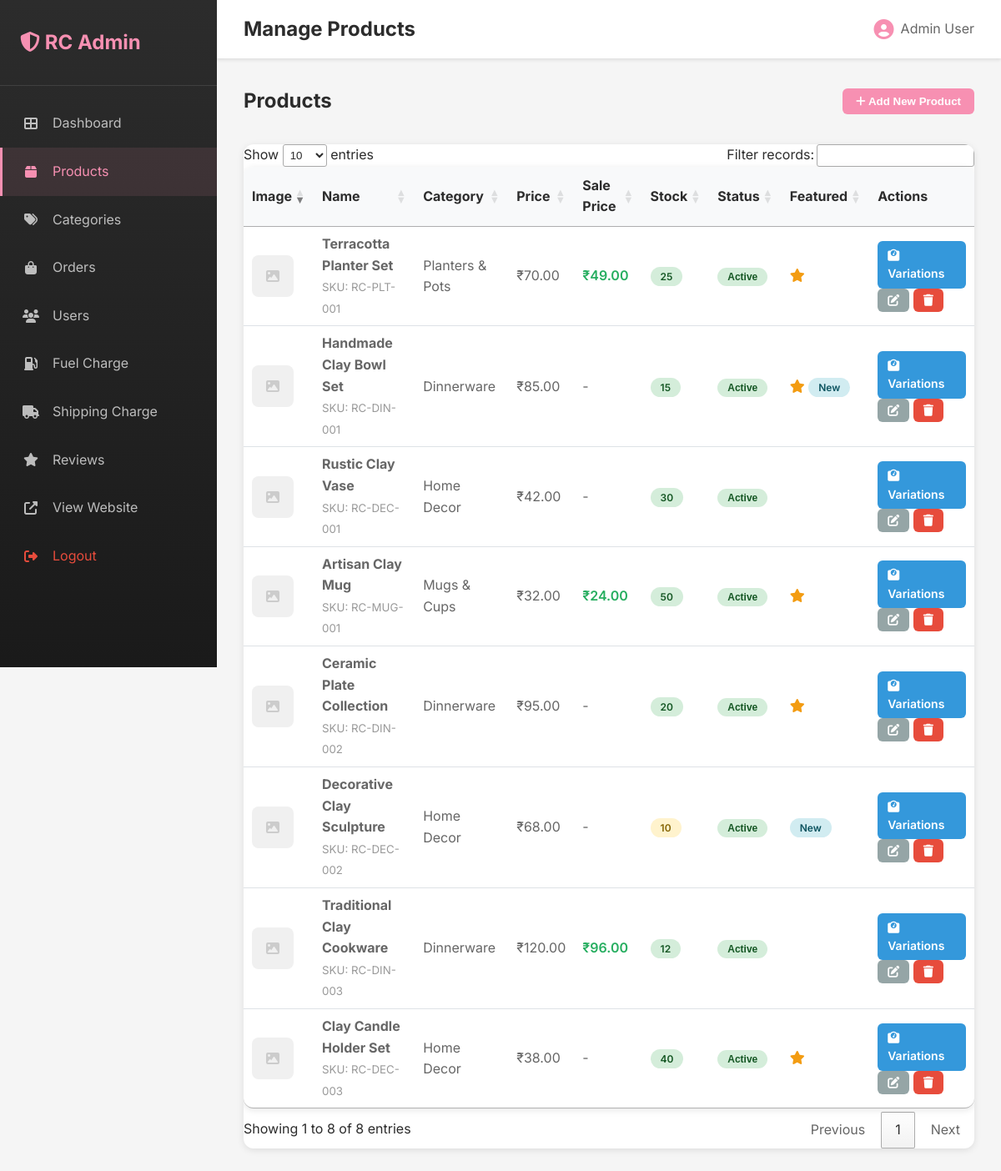
/admin/products.php (signed in), run on the app's committed database.
### tables this page shows
CREATE TABLE products (
    id INT AUTO_INCREMENT PRIMARY KEY,
    category_id INT,
    name VARCHAR(255) NOT NULL,
    slug VARCHAR(255) UNIQUE NOT NULL,
    description TEXT,
    short_description VARCHAR(500),
    price DECIMAL(10, 2) NOT NULL,
    sale_price DECIMAL(10, 2),
    stock INT DEFAULT 0,
    sku VARCHAR(100) UNIQUE,
    image VARCHAR(255),
    gallery TEXT,
    is_featured TINYINT(1) DEFAULT 0,
    is_new TINYINT(1) DEFAULT 0,
    rating DECIMAL(3, 2) DEFAULT 0,
    reviews_count INT DEFAULT 0,
    status TINYINT(1) DEFAULT 1,
    created_at TIMESTAMP DEFAULT CURRENT_TIMESTAMP,
    updated_at TIMESTAMP DEFAULT CURRENT_TIMESTAMP ON UPDATE CURRENT_TIMESTAMP,
    FOREIGN KEY (category_id) REFERENCES categories(id) ON DELETE SET NULL,
    INDEX idx_slug (slug),
    INDEX idx_category (category_id),
    INDEX idx_featured (is_featured)
);

CREATE TABLE categories (
    id INT AUTO_INCREMENT PRIMARY KEY,
    name VARCHAR(100) NOT NULL,
    slug VARCHAR(100) UNIQUE NOT NULL,
    description TEXT,
    image VARCHAR(255),
    status TINYINT(1) DEFAULT 1,
    created_at TIMESTAMP DEFAULT CURRENT_TIMESTAMP,
    INDEX idx_slug (slug)
);

### config.php (called while the page is built, shortened)
<?php
function formatPrice($price, $currency = 'INR')
{
    if ($currency == 'INR') {
        return '₹' . number_format($price, 2);
    }
    return '$' . number_format($price / USD_TO_INR_RATE, 2);
}

### admin/products.php (the view, shortened to what this page needs)
<?php
require_once '../config.php';
$products = $conn->query("SELECT p.*, c.name as category_name FROM products p LEFT JOIN categories c ON p.category_id = c.id ORDER BY p.created_at DESC");
include 'includes/header.php';
?>
<div style="display: flex; justify-content: space-between; align-items: center; margin-bottom: 2rem;">
    <h2 style="margin: 0;">Products</h2>
    <button class="btn-admin btn-admin-primary" onclick="showAddModal()">
        <i class="fas fa-plus"></i> Add New Product
    </button>
</div>
<div style="background: white; border-radius: 12px; overflow: hidden; box-shadow: 0 2px 8px rgba(0,0,0,0.1);">
    <table class="admin-table">
        <thead>
            <tr>
                <th>Image</th>
                <th>Name</th>
                <th>Category</th>
                <th>Price</th>
                <th>Sale Price</th>
                <th>Stock</th>
                <th>Status</th>
                <th>Featured</th>
                <th>Actions</th>
            </tr>
        </thead>
        <tbody>
            <?php if ($products->num_rows > 0): ?>
                <?php while($product = $products->fetch_assoc()): ?>
                <tr>
                    <td>
                        <?php if($product['image']): ?>
                        <img src="../uploads/products/<?php echo $product['image']; ?>"
                             style="width: 50px; height: 50px; object-fit: cover; border-radius: 8px;">
                        <?php else: ?>
                        <div style="width: 50px; height: 50px; background: #f0f0f0; border-radius: 8px; display: flex; align-items: center; justify-content: center;">
                            <i class="fas fa-image" style="color: #ccc;"></i>
                        </div>
                        <?php endif; ?>
                    </td>
                    <td>
                        <strong><?php echo $product['name']; ?></strong><br>
                        <small style="color: #999;">SKU: <?php echo $product['sku']; ?></small>
                    </td>
                    <td><?php echo $product['category_name'] ?? 'Uncategorized'; ?></td>
                    <td><?php echo formatPrice($product['price']); ?></td>
                    <td>
                        <?php if($product['sale_price']): ?>
                        <span style="color: #27ae60; font-weight: 600;"><?php echo formatPrice($product['sale_price']); ?></span>
                        <?php else: ?>
                        -
                        <?php endif; ?>
                    </td>
                    <td>
                        <?php if($product['stock'] > 10): ?>
                        <span class="badge badge-success"><?php echo $product['stock']; ?></span>
                        <?php elseif($product['stock'] > 0): ?>
                        <span class="badge badge-warning"><?php echo $product['stock']; ?></span>
                        <?php else: ?>
                        <span class="badge badge-danger">Out of Stock</span>
                        <?php endif; ?>
                    </td>
                    <td>
                        <form method="POST" style="display: inline;">
                            <button type="submit" class="badge <?php echo $product['status'] ? 'badge-success' : 'badge-danger'; ?>"
                                    style="border: none; cursor: pointer;">
                                <?php echo $product['status'] ? 'Active' : 'Inactive'; ?>
                            </button>
                        </form>
                    </td>
                    <td>
                        <?php if($product['is_featured']): ?>
                        <i class="fas fa-star" style="color: #f39c12;"></i>
                        <?php endif; ?>
                        <?php if($product['is_new']): ?>
                        <span class="badge badge-info">New</span>
                        <?php endif; ?>
                    </td>
                    <td>
                        <a href="product-variations.php?product_id=<?php echo $product['id']; ?>"
                           class="btn-admin btn-admin-info"
                           style="font-size: 0.875rem; padding: 0.375rem 0.75rem; text-decoration: none; display: inline-block;">
                            <i class="fas fa-weight"></i> Variations
                        </a>
                        <button class="btn-admin btn-admin-secondary" onclick='editProduct(<?php echo json_encode($product); ?>)'
                                style="font-size: 0.875rem; padding: 0.375rem 0.75rem;">
                            <i class="fas fa-edit"></i>
                        </button>
                        <form method="POST" style="display: inline;" onsubmit="return confirm('Delete this product?');">
                            <button type="submit" class="btn-admin btn-admin-danger"
                                    style="font-size: 0.875rem; padding: 0.375rem 0.75rem;">
                                <i class="fas fa-trash"></i>
                            </button>
                        </form>
                    </td>
                </tr>
                <?php endwhile; ?>
            <?php endif; ?>
        </tbody>
    </table>
</div>
<?php include 'includes/footer.php'; ?>

### admin/admin-style.css (style rules this page uses)
.admin-body { margin: 0; padding: 0; font-family: 'Inter', sans-serif; background: #f5f5f5; }
.admin-table { width: 100%; background: white; border-radius: 12px; overflow: hidden; box-shadow: 0 2px 8px rgba(0, 0, 0, 0.1); }
.admin-table thead { background: #f8f9fa; }
.admin-table th { padding: 1rem; text-align: left; font-weight: 600; color: #2c2c2c; border-bottom: 2px solid #dee2e6; }
.admin-table td { padding: 1rem; border-bottom: 1px solid #dee2e6; color: #666; }
.admin-table tr:last-child td { border-bottom: none; }
.btn-admin { padding: 0.5rem 1rem; border: none; border-radius: 6px; cursor: pointer; font-weight: 600; transition: 0.3s; text-decoration: none; display: inline-block; }
.btn-admin-primary { background: #F790B2; color: white; }
.btn-admin-danger { background: #e74c3c; color: white; }
.btn-admin-secondary { background: #95a5a6; color: white; }
.badge { padding: 0.25rem 0.75rem; border-radius: 12px; font-size: 0.75rem; font-weight: 600; }
.badge-success { background: #d4edda; color: #155724; }
.badge-warning { background: #fff3cd; color: #856404; }
.badge-info { background: #d1ecf1; color: #0c5460; }
.btn-admin-info { background: #3498db; color: white; }

### data on the page
products: name "Terracotta Planter Set", sku "RC-PLT-001", category.name "Planters & Pots", price "₹70.00", sale_price "₹49.00", stock "25", status "Active", is_featured 1 (drawn)
products: name "Handmade Clay Bowl Set", sku "RC-DIN-001", category.name "Dinnerware", price "₹85.00", stock "15", status "Active", is_featured 1 (drawn), is_new "New"
products: name "Rustic Clay Vase", sku "RC-DEC-001", category.name "Home Decor", price "₹42.00", stock "30", status "Active"
products: name "Artisan Clay Mug", sku "RC-MUG-001", category.name "Mugs & Cups", price "₹32.00", sale_price "₹24.00", stock "50", status "Active", is_featured 1 (drawn)
products: name "Ceramic Plate Collection", sku "RC-DIN-002", category.name "Dinnerware", price "₹95.00", stock "20", status "Active", is_featured 1 (drawn)
products: name "Decorative Clay Sculpture", sku "RC-DEC-002", category.name "Home Decor", price "₹68.00", stock "10", status "Active", is_new "New"
products: name "Traditional Clay Cookware", sku "RC-DIN-003", category.name "Dinnerware", price "₹120.00", sale_price "₹96.00", stock "12", status "Active"
products: name "Clay Candle Holder Set", sku "RC-DEC-003", category.name "Home Decor", price "₹38.00", stock "40", status "Active", is_featured 1 (drawn)

### other printed values
$page_title "Manage Products"
$_SESSION['admin_name'] "Admin User"
